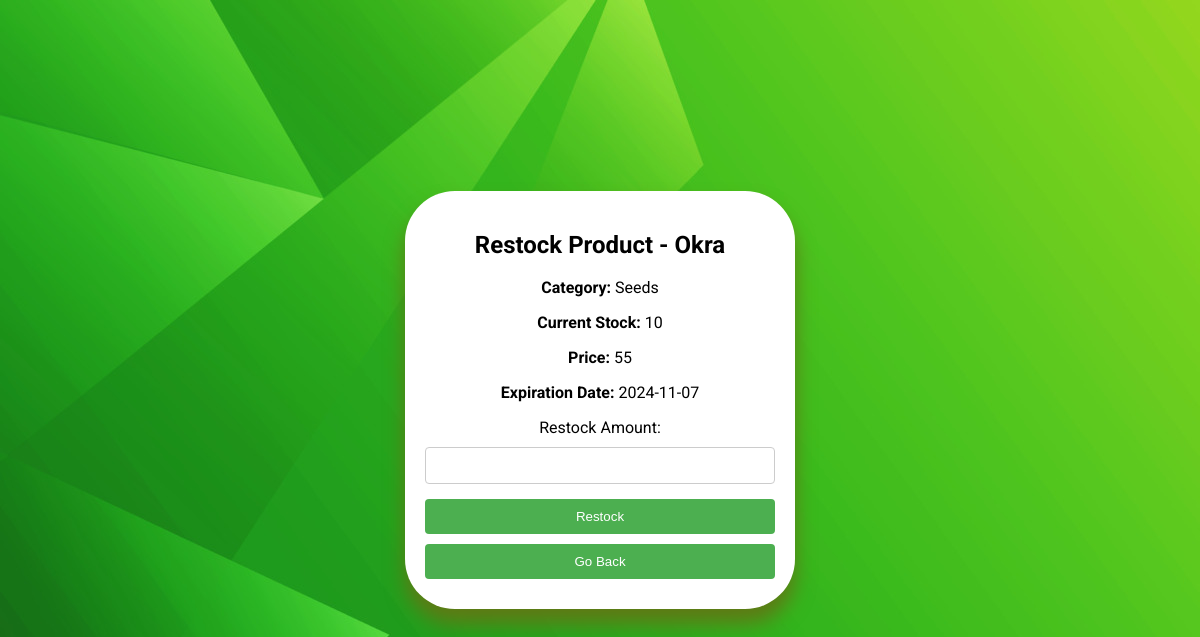
/restock.php?id=27 (signed in), run on the app's committed database.
### tables this page shows
CREATE TABLE `stock` (
  `ID` int(11) NOT NULL,
  `Category` varchar(100) NOT NULL,
  `Name` varchar(250) NOT NULL,
  `Status` varchar(100) NOT NULL,
  `Stock` int(11) NOT NULL,
  `Price` float NOT NULL,
  `ExpirationDate` date NOT NULL
);

### restock.php (the view, shortened to what this page needs)
<?php
$servername = "localhost";
$username = "root";
$password = "";
$dbname = "app";
$conn = new mysqli($servername, $username, $password, $dbname);
$id = $_GET['id'] ?? null;
if ($id) {
    $sql = "SELECT Name, Stock, Category, Price, ExpirationDate FROM stock WHERE ID = ?";
    $stmt = $conn->prepare($sql);
    $stmt->bind_param("i", $id);
    $stmt->execute();
    $result = $stmt->get_result();
    if ($row = $result->fetch_assoc()) {
        $product_name = $row['Name'];
        $current_stock = $row['Stock'];
        $category = $row['Category'];
        $price = $row['Price'];
        $expiration_date = $row['ExpirationDate'];
    } else {
        echo "Product not found.";
        exit;
    }
}
?>
<!DOCTYPE html>
<html>
<head>
</head>
<body>
<link rel="stylesheet" href="restock.css">
    <div class="container">
    <h2>Restock Product - <?php echo htmlspecialchars($product_name); ?></h2>
    <p><strong>Category:</strong> <?php echo htmlspecialchars($category); ?></p>
    <p><strong>Current Stock:</strong> <?php echo htmlspecialchars($current_stock); ?></p>
    <p><strong>Price:</strong> <?php echo htmlspecialchars($price); ?></p>
    <p><strong>Expiration Date:</strong> <?php echo htmlspecialchars($expiration_date); ?></p>
    <form method="POST" action="">
        <label>Restock Amount:</label>
        <input type="number" name="restock_amount" min="1" required>
        <input type="submit" value="Restock">
    </form>
    <button onclick="window.location.href='search.php'" class="go-back-btn">Go Back</button>
    </div>
</body>
</html>

### restock.css (style rules this page uses)
body { display: flex; justify-content: center; align-items: center; height: 100vh; margin: 0; background-color: #f0f0f0; background-image: url('green background.jpg'); }
.container { width: 350px; background-color: #fff; border-radius: 50px; box-shadow: 0 15px 20px rgb(95, 122, 21); padding: 20px; text-align: center; font-family: 'Roboto', sans-serif; align-items: center; }
h2 { text-align: center; color:black; }
label { display: block; margin-top: 10px; color:black; }
input[type="text"], input[type="number"], input[type="date"], select { width: 100%; padding: 10px; margin-top: 10px; margin-bottom: 15px; border: 1px solid #ccc; border-radius: 4px; box-sizing: border-box; }
input[type="submit"] { width: 100%; padding: 10px; background-color: #4CAF50; color: white; border: none; border-radius: 4px; cursor: pointer; margin-bottom:10px; }
.go-back-btn { width: 100%; padding: 10px; background-color: #4CAF50; color: white; border: none; border-radius: 4px; cursor: pointer; margin-bottom:10px; }

### data on the page
stock: Name "Okra", Category "Seeds", Stock "10", Price "55", ExpirationDate "2024-11-07"
